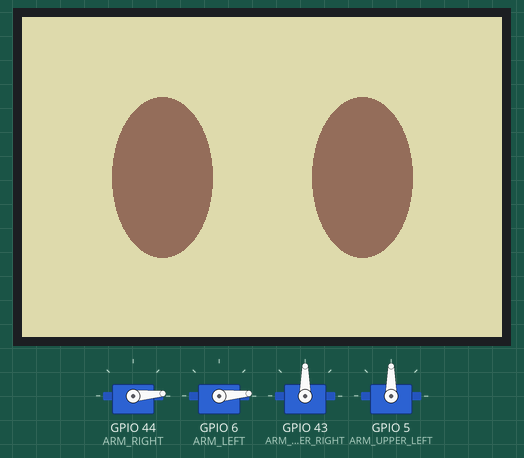
This sketch was run on a simulated Seeed XIAO ESP32-S3. Shown: 480×320 colour display, 4 × servo. WiFi joins after 1.5 s; servers stay silent unless stated; random numbers use the default seed unless the sketch sets one.

Above: at 2.81 s.
At 9.76 s:
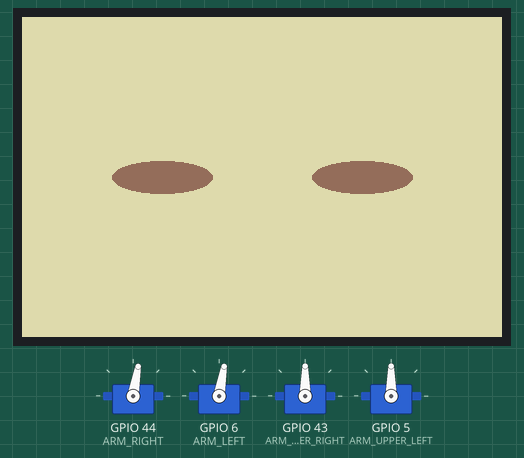
At 16.5 s:
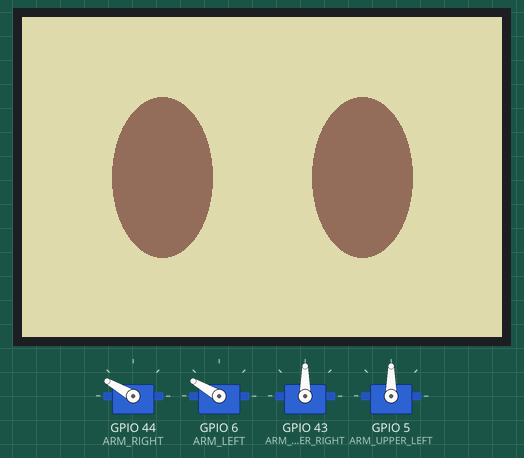
At 31.2 s:
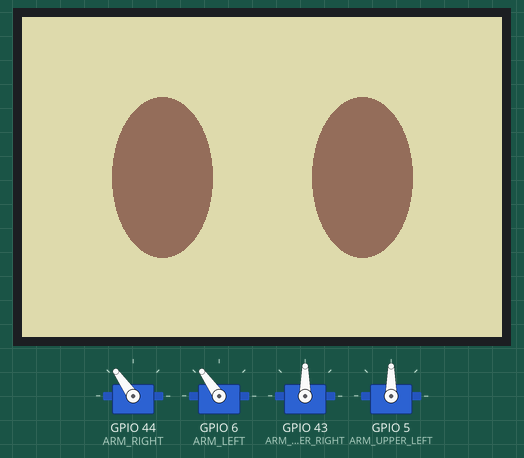
Timing chart, 0 to 40.0 s (numbered marks = the images above):
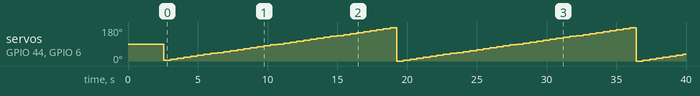

The sketch:

main.ino
```cpp
#define LGFX_USE_V1
#include <LovyanGFX.hpp>
#include <WiFiManager.h>
#include <PubSubClient.h>
#include <ESP32Servo.h>

#define ARM_LEFT D5
#define ARM_RIGHT D7

#define ARM_UPPER_LEFT D4
#define ARM_UPPER_RIGHT D6

#define ANGLE_MAX 180
#define ANGLE_STEP 5

Servo arm_right;
Servo arm_left;

Servo arm_upper_left;
Servo arm_upper_right;


struct ArmPos {
  float upper_left_pos;
  float upper_right_pos;
  float lower_left_pos;
  float lower_right_pos;
};

ArmPos positions;

void setArmsPos(ArmPos* pos_data) {
  arm_right.write(pos_data->lower_right_pos);
  arm_left.write(pos_data->lower_left_pos);
}

void wave_lower_arms(){
  if(positions.lower_right_pos + ANGLE_STEP < ANGLE_MAX){
    positions.lower_right_pos += ANGLE_STEP;
  }
  else{
    positions.lower_right_pos = 0;
  }

  if(positions.lower_left_pos + ANGLE_STEP < 180){
    positions.lower_left_pos += ANGLE_STEP;
  }
  else{
    positions.lower_left_pos = 0;
  }
}

class LGFX_Xiao_35;

class Eye {
  private:
	float x, y, rx, ry, original_ry;
	int blink_step = 0;

  public:
  int animation_state = 0;

	Eye(float _x, float _y, float _rx, float _ry): x(_x), y(_y), rx(_rx), ry(_ry), original_ry(_ry){}

	void draw(LGFX_Sprite *sprite);
	void start_blink();
	bool update_blink(LGFX_Sprite *sprite);
  void set_state(int state);
};

class LGFX_Xiao_35 : public lgfx::LGFX_Device {
  lgfx::Panel_ILI9488     _panel_instance;
  lgfx::Bus_SPI           _bus_instance;
  lgfx::Touch_XPT2046     _touch_instance;

public:
  LGFX_Xiao_35() {
    {
      auto cfg = _bus_instance.config();
      cfg.spi_host = SPI2_HOST;
      cfg.spi_mode = 0;
      cfg.freq_write = 40000000;
      cfg.freq_read  = 16000000;
      cfg.pin_sclk = D8;
      cfg.pin_mosi = D10;
      cfg.pin_miso = D9;
      cfg.pin_dc   = D2;
      _bus_instance.config(cfg);
      _panel_instance.setBus(&_bus_instance);
    }
    {
      auto cfg = _panel_instance.config();
      cfg.pin_cs           = D1;
      cfg.pin_rst          = D3;
      cfg.panel_width      = 320;
      cfg.panel_height     = 480;
      cfg.offset_x         = 0;
      cfg.offset_y         = 0;
      _panel_instance.config(cfg);
    }
    {
      auto cfg = _touch_instance.config();
      cfg.x_min      = 300;
      cfg.x_max      = 3900;
      cfg.y_min      = 200;
      cfg.y_max      = 3700;
      cfg.pin_cs     = D4;
      cfg.bus_shared = true;
      _touch_instance.config(cfg);
      _panel_instance.setTouch(&_touch_instance);
    }
    setPanel(&_panel_instance);
  }
};

LGFX_Xiao_35 lcd;
LGFX_Sprite canvas(&lcd);

uint16_t COLOR_EYES  = 0x8B2C;
uint16_t COLOR_MASK  = 0xD636;

void Eye::draw(LGFX_Sprite* sprite){
  if (this->ry > 0) {
    sprite->fillEllipse(this->x, this->y, this->rx, this->ry, COLOR_EYES);
  }
}

void Eye::set_state(int state){
  this->animation_state = state;
}

void Eye::start_blink() {
  if (blink_step == 0) {
    blink_step = 1;
  }
}

bool Eye::update_blink(LGFX_Sprite* sprite) {
  if (blink_step == 1) {
    this->ry -= 8;
    if (this->ry <= 0) {
      this->ry = 0;
      blink_step = 2;
    }
  }
  else if (blink_step == 2) {
    this->ry += 8;
    if (this->ry >= this->original_ry) {
      this->ry = this->original_ry;
      blink_step = 0;
    }
  }

  this->draw(sprite);
  return (blink_step != 0);
}

int start_x = 140;
int start_y = 320 / 2;
int radius_x = 50;
int radius_y = 80;
int eye_spacing = 200;

unsigned long int lastWiFiCheck = 0;
const unsigned long int wifi_check_interval = 3000;

unsigned long lastBlinkTime = 0;
unsigned long blinkInterval = 4000;

unsigned long lastMotorTime = 0;
unsigned long motorInterval = 100;

Eye eye_a(start_x, start_y, radius_x, radius_y);
Eye eye_b(start_x + eye_spacing, start_y, radius_x, radius_y);

WiFiManager wifi_manager;

void setup(void) {
  Serial.begin(115200);
  lcd.init();
  lcd.setRotation(1);

  arm_right.setPeriodHertz(50);
  arm_left.setPeriodHertz(50);

  arm_upper_right.setPeriodHertz(50);
  arm_upper_left.setPeriodHertz(50);

  arm_right.attach(ARM_RIGHT);
  arm_left.attach(ARM_LEFT);

  arm_upper_right.attach(ARM_UPPER_RIGHT);
  arm_upper_left.attach(ARM_UPPER_LEFT);

  canvas.setColorDepth(8);
  canvas.createSprite(480, 320);
  canvas.fillScreen(COLOR_MASK);
  canvas.pushSprite(0, 0);

  positions.lower_left_pos = 0;
  positions.lower_right_pos = 0;
  positions.upper_left_pos = 0;
  positions.upper_right_pos = 0;

  wifi_manager.resetSettings();
  wifi_manager.setConfigPortalBlocking(false);
  wifi_manager.autoConnect("SOUP HEAD v2");
}

void loop(void) {
  if (millis() - lastBlinkTime >= blinkInterval) {
    lastBlinkTime = millis();
    eye_a.start_blink();
    eye_b.start_blink();
    blinkInterval = random(2000, 6000);
  }

  canvas.fillScreen(COLOR_MASK);

  eye_a.update_blink(&canvas);
  eye_b.update_blink(&canvas);

  canvas.pushSprite(0, 0);

  if (millis() - lastMotorTime >= motorInterval) {
    lastMotorTime = millis();
    wave_lower_arms();
    setArmsPos(&positions);
  }

  delay(16);
}
```

Measured:
- what the display in image 0 shows lasts 1.9 s, from 2.5 s to 4.4 s
- what the display in image 1 shows lasts 0.5 s, from 9.5 s to 10.0 s
